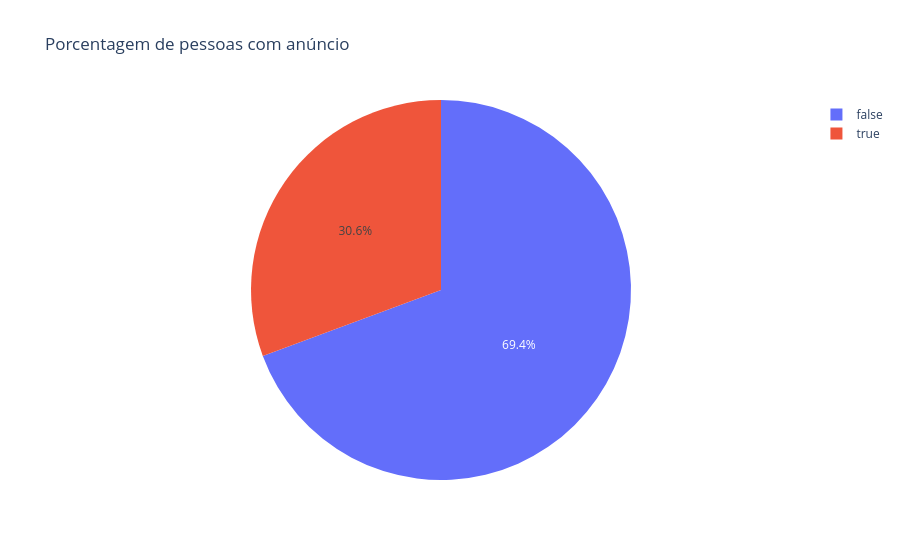

Here is the notebook cell this chart was saved with:
### Markdown cell above
> Gráfico de pessoas que recebem anúncio

### Code cell
anunc = df["sponsored"].value_counts().reset_index()
anunc.columns = ["Aceitou", "Respostas"]
anunc = px.pie(data_frame=anunc, title="Porcentagem de pessoas com anúncio", names="Aceitou", values="Respostas")
anunc.show()

### Figure 1 — Plotly figure (JSON) as saved in the notebook; plotly's stock layout.template omitted (floating-point values rounded to 4 significant figures)
{"data": [{"domain": {"x": [0, 1], "y": [0, 1]}, "hovertemplate": "Aceitou=%{label}<br>Respostas=%{value}<extra></extra>", "labels": [false, true], "legendgroup": "", "name": "", "showlegend": true, "type": "pie", "values": [4389, 1939]}], "layout": {"legend": {"tracegroupgap": 0}, "title": {"text": "Porcentagem de pessoas com anúncio"}}}
